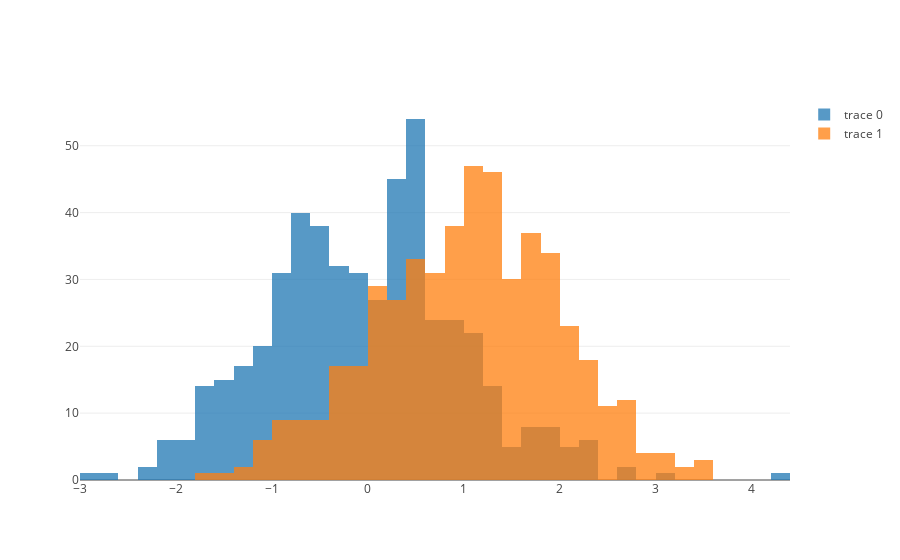

This figure's notebook cell:
### Markdown cell above
# Overlaid Histogram

### Code cell
import plotly.graph_objs as go

import numpy as np

x0 = np.random.randn(500)
x1 = np.random.randn(500)+1

trace1 = go.Histogram(
    x=x0,
    opacity=0.75
)
trace2 = go.Histogram(
    x=x1,
    opacity=0.75
)

data = [trace1, trace2]
layout = go.Layout(barmode='overlay')
fig = go.Figure(data=data, layout=layout)

pyo.iplot(fig, filename='overlaid histogram')

### Figure 1 — Plotly figure (JSON) as saved in the notebook; plotly's stock layout.template omitted (floating-point values rounded to 4 significant figures; data arrays with more than 128 entries replaced by an {"elided": "..."} marker saying what was removed)
{"data": [{"opacity": 0.75, "type": "histogram", "uid": "4228b1e9-9ac7-4c3d-a927-82cbd1fdfbae", "x": {"elided": "500 float values"}}, {"opacity": 0.75, "type": "histogram", "uid": "07693f57-4677-4950-93cb-3801bbc685e3", "x": {"elided": "500 float values"}}], "layout": {"barmode": "overlay"}}
